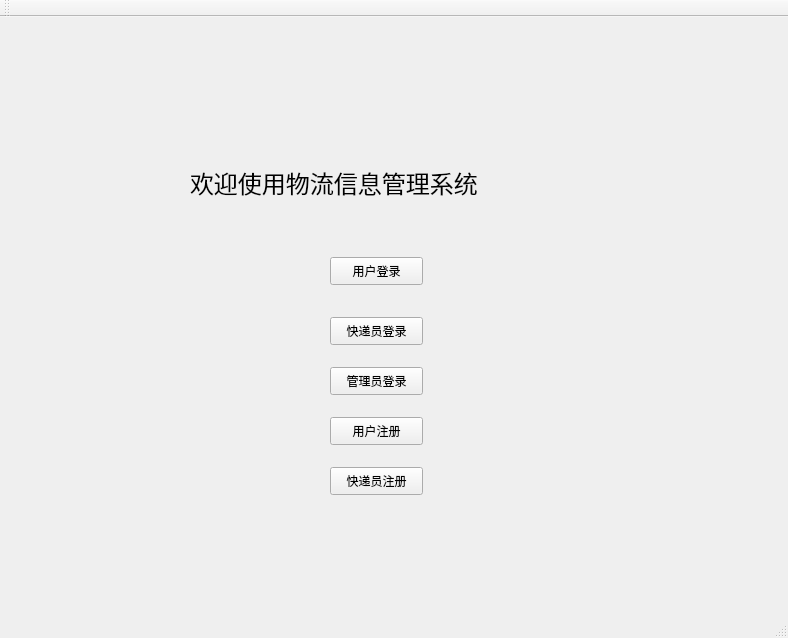
<?xml version="1.0" encoding="UTF-8"?>
<ui version="4.0">
 <class>QtWidgetsApplication1Class</class>
 <widget class="QMainWindow" name="QtWidgetsApplication1Class">
  <property name="geometry">
   <rect>
    <x>0</x>
    <y>0</y>
    <width>788</width>
    <height>638</height>
   </rect>
  </property>
  <property name="windowTitle">
   <string>物流信息管理系统</string>
  </property>
  <widget class="QWidget" name="centralWidget">
   <widget class="QLabel" name="label">
    <property name="geometry">
     <rect>
      <x>190</x>
      <y>110</y>
      <width>381</width>
      <height>111</height>
     </rect>
    </property>
    <property name="text">
     <string>&lt;html&gt;&lt;head/&gt;&lt;body&gt;&lt;p&gt;&lt;span style=&quot; font-size:18pt;&quot;&gt;欢迎使用物流信息管理系统&lt;/span&gt;&lt;/p&gt;&lt;/body&gt;&lt;/html&gt;</string>
    </property>
   </widget>
   <widget class="QPushButton" name="pushButton_2">
    <property name="geometry">
     <rect>
      <x>330</x>
      <y>300</y>
      <width>93</width>
      <height>28</height>
     </rect>
    </property>
    <property name="text">
     <string>快递员登录</string>
    </property>
   </widget>
   <widget class="QPushButton" name="pushButton_3">
    <property name="geometry">
     <rect>
      <x>330</x>
      <y>350</y>
      <width>93</width>
      <height>28</height>
     </rect>
    </property>
    <property name="text">
     <string>管理员登录</string>
    </property>
   </widget>
   <widget class="QPushButton" name="pushButton_4">
    <property name="geometry">
     <rect>
      <x>330</x>
      <y>400</y>
      <width>93</width>
      <height>28</height>
     </rect>
    </property>
    <property name="text">
     <string>用户注册</string>
    </property>
   </widget>
   <widget class="QPushButton" name="pushButton_5">
    <property name="geometry">
     <rect>
      <x>330</x>
      <y>450</y>
      <width>93</width>
      <height>28</height>
     </rect>
    </property>
    <property name="text">
     <string>快递员注册</string>
    </property>
   </widget>
   <widget class="QPushButton" name="pushButton">
    <property name="geometry">
     <rect>
      <x>330</x>
      <y>240</y>
      <width>93</width>
      <height>28</height>
     </rect>
    </property>
    <property name="text">
     <string>用户登录</string>
    </property>
   </widget>
  </widget>
  <widget class="QMenuBar" name="menuBar">
   <property name="geometry">
    <rect>
     <x>0</x>
     <y>0</y>
     <width>788</width>
     <height>26</height>
    </rect>
   </property>
  </widget>
  <widget class="QToolBar" name="mainToolBar">
   <attribute name="toolBarArea">
    <enum>TopToolBarArea</enum>
   </attribute>
   <attribute name="toolBarBreak">
    <bool>false</bool>
   </attribute>
  </widget>
  <widget class="QStatusBar" name="statusBar"/>
 </widget>
 <layoutdefault spacing="6" margin="11"/>
 <resources>
  <include location="QtWidgetsApplication1.qrc"/>
 </resources>
 <connections/>
 <slots>
  <slot>on_userLogin_clicked()</slot>
  <slot>on_courierLogin_clicked()</slot>
  <slot>on_managerLogin_clicked()</slot>
  <slot>on_userRegister_clicked()</slot>
  <slot>on_courierRegiser_clicked()</slot>
 </slots>
</ui>
